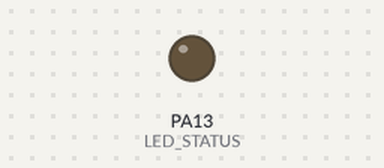
This sketch was run on a simulated STM32 Blue Pill. Parts: output pins drawn as LEDs (lit = HIGH).

Above: at 1.1 s.
At 3.8 s:
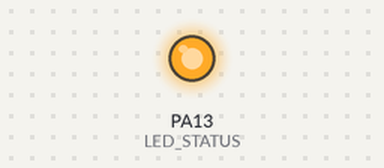
Timing chart, 0 to 4.1 s (numbered marks = the images above):
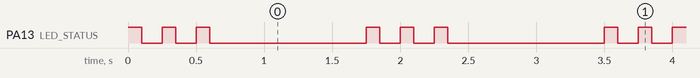

Measured:
- by itself, PA13 (LED_STATUS): repeats every 1.8 s: 2 × (LOW 0.15 s, HIGH 0.10 s), LOW 1.2 s, HIGH 0.10 s
- by itself, everything shown: repeats every 1.8 s, in 4 steps

The sketch:

octopus_blink.ino
```cpp
// BTT Octopus V1.1 (STM32F446) - primo test: LED STATUS su PA13
// Ritmo: 3 lampeggi rapidi + pausa (diverso dal firmware di fabbrica)
const uint32_t LED_STATUS = PA13;

void setup() {
  pinMode(LED_STATUS, OUTPUT);
}

void loop() {
  for (int i = 0; i < 3; i++) {
    digitalWrite(LED_STATUS, HIGH); delay(100);
    digitalWrite(LED_STATUS, LOW);  delay(150);
  }
  delay(1000);
}
```
